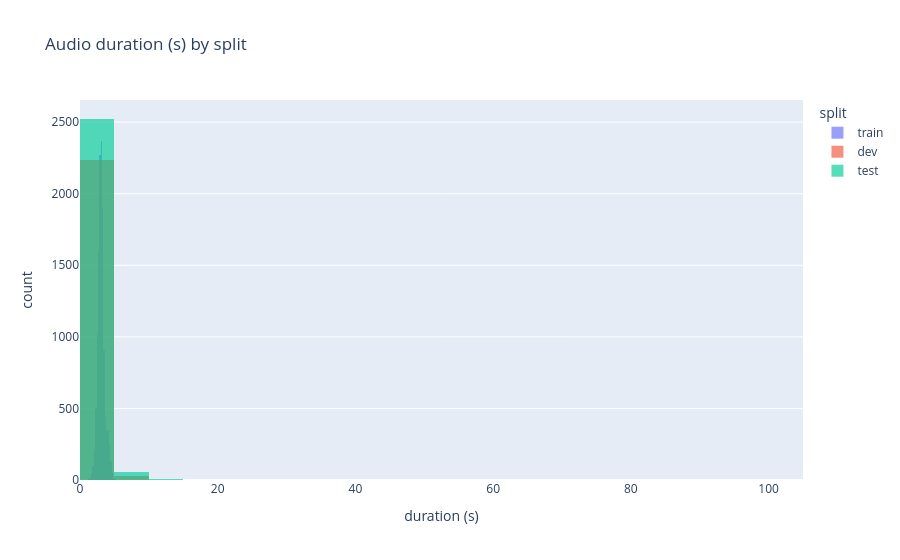

Notebook code cell kept with this figure:
### Code cell
# Duration histograms by split (interactive)
fig = go.Figure()
for split, sub in [("train", train_df), ("dev", dev_df), ("test", test_df)]:
    fig.add_trace(
        go.Histogram(
            x=sub["duration_sec"],
            name=split,
            opacity=0.65,
            nbinsx=40,
        )
    )
fig.update_layout(
    barmode="overlay",
    title="Audio duration (s) by split",
    xaxis_title="duration (s)",
    yaxis_title="count",
    legend_title_text="split",
)
fig.show()

### Figure 1 — Plotly figure (JSON) as saved in the notebook; plotly's stock layout.template omitted (floating-point values rounded to 4 significant figures; data arrays with more than 128 entries replaced by an {"elided": "..."} marker saying what was removed)
{"data": [{"name": "train", "nbinsx": 40, "opacity": 0.65, "type": "histogram", "x": {"elided": "12553 float values"}}, {"name": "dev", "nbinsx": 40, "opacity": 0.65, "type": "histogram", "x": {"elided": "2265 float values"}}, {"name": "test", "nbinsx": 40, "opacity": 0.65, "type": "histogram", "x": {"elided": "2582 float values"}}], "layout": {"barmode": "overlay", "legend": {"title": {"text": "split"}}, "title": {"text": "Audio duration (s) by split"}, "xaxis": {"title": {"text": "duration (s)"}}, "yaxis": {"title": {"text": "count"}}}}
